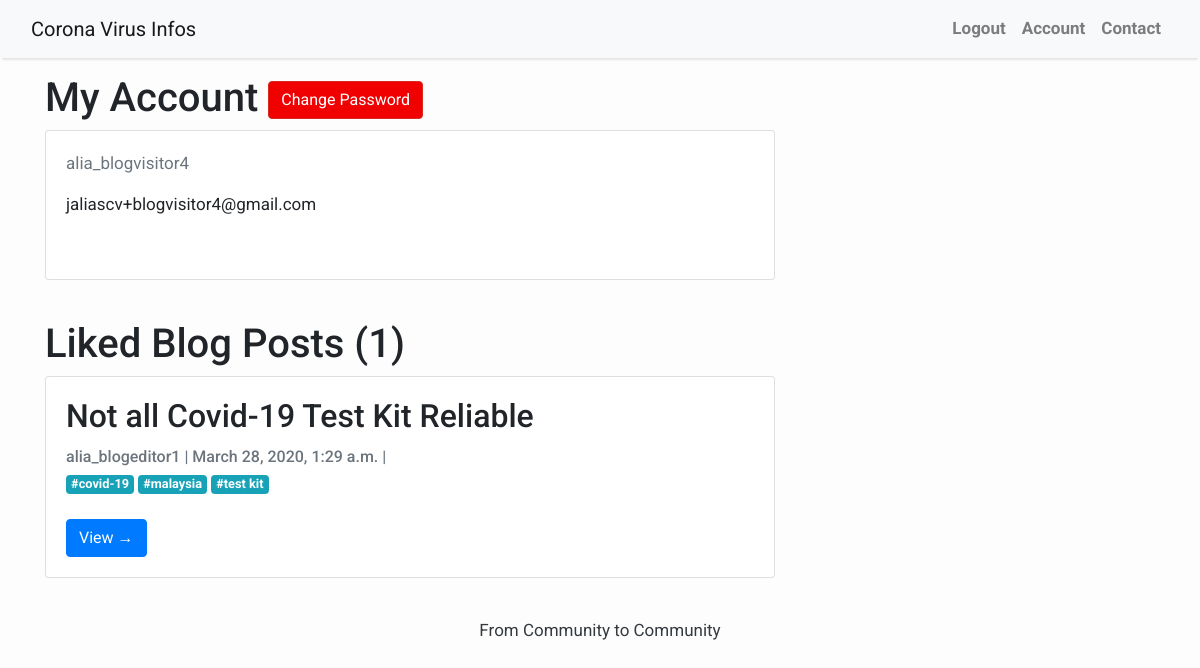
The app's page /accounts/profile/ (signed in) with its own data.
### blog/models.py (models this page shows, shortened)
class CustomUser(AbstractUser):
    role = models.IntegerField(choices=ROLE, default=0)

class Preference(models.Model):
    author = models.ForeignKey(CustomUser, on_delete=models.CASCADE, related_name='preferences')
    post = models.ForeignKey(Post, on_delete=models.CASCADE, related_name='preferences')
    value = models.IntegerField()
    date = models.DateTimeField(auto_now= True)
    class Meta:
       unique_together = ("author", "post", "value")

class Post(models.Model):
    title = models.CharField(max_length=60, unique=True)
    slug  = models.SlugField(max_length=60, unique=True)
    author = models.ForeignKey (CustomUser, on_delete=models.CASCADE, related_name='blog_posts')
    updated_on = models.DateTimeField(auto_now= True)
    cover = models.ImageField(upload_to='images/', default='images/default.png')
    content = models.TextField( blank=True)
    created_on = models.DateTimeField(auto_now = True)
    status = models.IntegerField(choices=STATUS, default=0)
    tags = TaggableManager()
    class Meta:
        ordering = ['-created_on']

### register/views.py (the view)
# urls.py: path('accounts/profile/', v.UserProfile.as_view(), name='profile'),
class UserProfile(generic.DetailView):
    model = CustomUser
    template_name = 'registration/profile.html'
    def get_object(self):
        return get_object_or_404(CustomUser, username=self.request.user.username)
    def get_context_data(self, **kwargs):
        context = super().get_context_data(**kwargs)
        posts = Post.objects.filter(author=self.request.user.id)
        liked_posts = Preference.objects.filter(value=1, author=self.request.user.id)
        context['post_list'] = posts
        context['status'] = STATUS
        context['liked_posts'] = liked_posts
        return context

### templates/registration/profile.html (shortened to what this page needs)
{% extends '../base.html' %}
{% block content %}
<div class="container">
  <div class="row">
        <div class="col-md-8 mt-3 left">
        <h1> My Account <a href="{% url 'password_change' %}"
           class="btn btn-danger">Change Password</a></h1>
        <div class="card mb-4">
        <div class="card-body">
        <p class=" text-muted">{{ user.username }} </p>
        <p class="card-text ">{{ user.email | safe }}</p>
        <br/>
  </div>
</div>
  </div>
</div>
</div>
<div class="container">
    <div class="row">
        <div class="col-md-8 mt-3 left">
            <h1>Liked Blog Posts ({{liked_posts.count}}) </h1>
            {% for pref in liked_posts %}
            <div class="card mb-4">
                <div class="card-body">
                    <h2 class="card-title">{{ pref.post.title }}</h2>
                    {% with pref.post.status as status_index %}
                    <p class="card-text text-muted h6">{{ pref.post.author }} | {{ pref.post.created_on }} | {{ status.status_index }} </p>
                    {% endwith %}
                    <div style="display:flex">
                      {% for tag in pref.post.tags.all %}
                      <a href="{% url 'tagged' tag.slug %}" class="mr-1 badge badge-info">#{{ tag }}</a>
                      {% endfor %}
                    </div>
                    <br/>
                    <a href="{% url 'post_detail' pref.post.slug  %}" class="btn btn-primary">View &rarr;</a>
                </div>
            </div>
            {% endfor %}
            </div>
            </div>
        </div>
{% endblock %}

### templates/base.html (style rules this page uses)
body { font-family: "Roboto", sans-serif; font-size: 17px; background-color: #fdfdfd; }
.btn-danger { color: #fff; background-color: #f00000; border-color: #dc281e; }

### records on screen
CustomUser: username "alia_blogvisitor4", email "jaliascv+blogvisitor4@gmail.com"
Preference: post "Not all Covid-19 Test Kit Reliable", post.author "alia_blogeditor1", post.created_on "March 28, 2020, 1:29 a.m."
Tag: name "covid-19"
Tag: name "malaysia"
Tag: name "test kit"

### other values on screen
{{ liked_posts.count }} "1"
